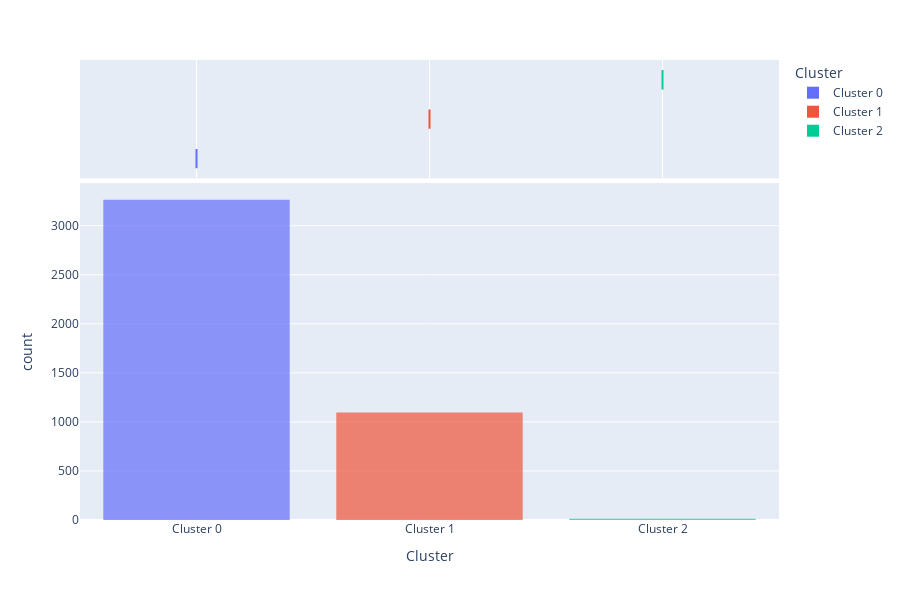

The notebook cell this image was saved under:
### Markdown cell above
### Cluster's Distribution Plot

### Code cell
plot_model(kmeans3, plot = 'distribution') #to see size of clusters

### Figure 1 — Plotly figure (JSON) as saved in the notebook; plotly's stock layout.template omitted (floating-point values rounded to 4 significant figures; data arrays with more than 128 entries replaced by an {"elided": "..."} marker saying what was removed)
{"data": [{"alignmentgroup": "True", "bingroup": "x", "hovertemplate": "Cluster=%{x}<br>count=%{y}<extra></extra>", "legendgroup": "Cluster 0", "marker": {"color": "#636efa", "opacity": 0.7, "pattern": {"shape": ""}}, "name": "Cluster 0", "offsetgroup": "Cluster 0", "orientation": "v", "showlegend": true, "type": "histogram", "x": {"elided": "3264 str values"}, "xaxis": "x", "yaxis": "y"}, {"alignmentgroup": "True", "customdata": {"elided": "3264x4 float values"}, "hovertemplate": "Cluster=%{x}<br>CustomerID=%{customdata[0]}<br>Monetary=%{customdata[1]}<br>Frequency=%{customdata[2]}<br>Recency=%{customdata[3]}<extra></extra>", "legendgroup": "Cluster 0", "marker": {"color": "#636efa"}, "name": "Cluster 0", "notched": true, "offsetgroup": "Cluster 0", "showlegend": false, "type": "box", "x": {"elided": "3264 str values"}, "xaxis": "x2", "yaxis": "y2"}, {"alignmentgroup": "True", "bingroup": "x", "hovertemplate": "Cluster=%{x}<br>count=%{y}<extra></extra>", "legendgroup": "Cluster 1", "marker": {"color": "#EF553B", "opacity": 0.7, "pattern": {"shape": ""}}, "name": "Cluster 1", "offsetgroup": "Cluster 1", "orientation": "v", "showlegend": true, "type": "histogram", "x": {"elided": "1096 str values"}, "xaxis": "x", "yaxis": "y"}, {"alignmentgroup": "True", "customdata": {"elided": "1096x4 float values"}, "hovertemplate": "Cluster=%{x}<br>CustomerID=%{customdata[0]}<br>Monetary=%{customdata[1]}<br>Frequency=%{customdata[2]}<br>Recency=%{customdata[3]}<extra></extra>", "legendgroup": "Cluster 1", "marker": {"color": "#EF553B"}, "name": "Cluster 1", "notched": true, "offsetgroup": "Cluster 1", "showlegend": false, "type": "box", "x": {"elided": "1096 str values"}, "xaxis": "x2", "yaxis": "y2"}, {"alignmentgroup": "True", "bingroup": "x", "hovertemplate": "Cluster=%{x}<br>count=%{y}<extra></extra>", "legendgroup": "Cluster 2", "marker": {"color": "#00cc96", "opacity": 0.7, "pattern": {"shape": ""}}, "name": "Cluster 2", "offsetgroup": "Cluster 2", "orientation": "v", "showlegend": true, "type": "histogram", "x": ["Cluster 2", "Cluster 2", "Cluster 2", "Cluster 2", "Cluster 2", "Cluster 2", "Cluster 2", "Cluster 2", "Cluster 2", "Cluster 2", "Cluster 2", "Cluster 2"], "xaxis": "x", "yaxis": "y"}, {"alignmentgroup": "True", "customdata": [[14156, 113400.0, 1420, 9], [14646, 279500.0, 2085, 1], [13089, 57390.0, 1857, 2], [17841, 40340.0, 7983, 1], [14096, 57120.0, 5128, 3], [14911, 132600.0, 5903, 0], [12415, 123700.0, 778, 23], [17511, 88130.0, 1076, 2], [12748, 29070.0, 4642, 0], [17450, 187500.0, 351, 7], [18102, 256400.0, 433, 0], [15311, 59420.0, 2491, 0]], "hovertemplate": "Cluster=%{x}<br>CustomerID=%{customdata[0]}<br>Monetary=%{customdata[1]}<br>Frequency=%{customdata[2]}<br>Recency=%{customdata[3]}<extra></extra>", "legendgroup": "Cluster 2", "marker": {"color": "#00cc96"}, "name": "Cluster 2", "notched": true, "offsetgroup": "Cluster 2", "showlegend": false, "type": "box", "x": ["Cluster 2", "Cluster 2", "Cluster 2", "Cluster 2", "Cluster 2", "Cluster 2", "Cluster 2", "Cluster 2", "Cluster 2", "Cluster 2", "Cluster 2", "Cluster 2"], "xaxis": "x2", "yaxis": "y2"}], "layout": {"barmode": "relative", "height": 600, "legend": {"title": {"text": "Cluster"}, "tracegroupgap": 0}, "margin": {"t": 60}, "xaxis": {"anchor": "y", "categoryarray": ["Cluster 0", "Cluster 1", "Cluster 2"], "categoryorder": "array", "domain": [0, 1], "title": {"text": "Cluster"}}, "xaxis2": {"anchor": "y2", "domain": [0, 1], "matches": "x", "showgrid": true, "showticklabels": false}, "yaxis": {"anchor": "x", "domain": [0, 0.7326], "title": {"text": "count"}}, "yaxis2": {"anchor": "x2", "domain": [0.7426, 1], "matches": "y2", "showgrid": false, "showline": false, "showticklabels": false, "ticks": ""}}}
